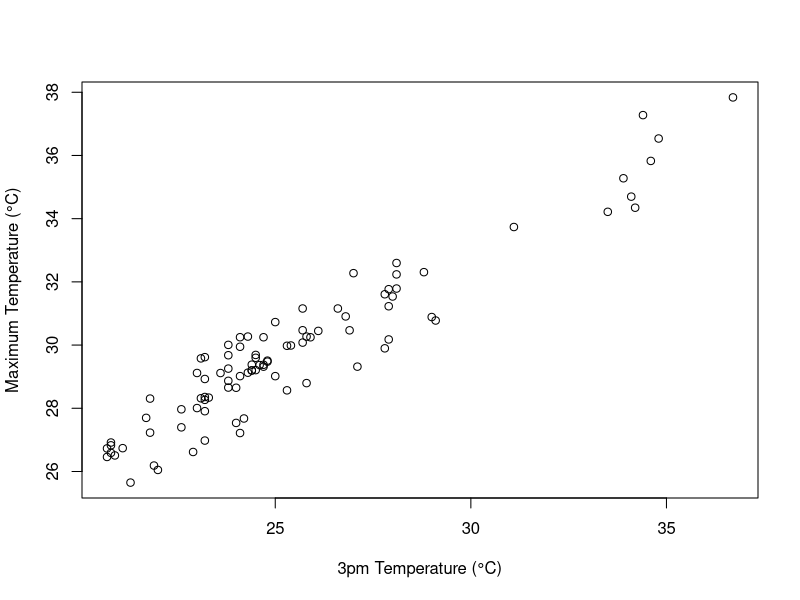
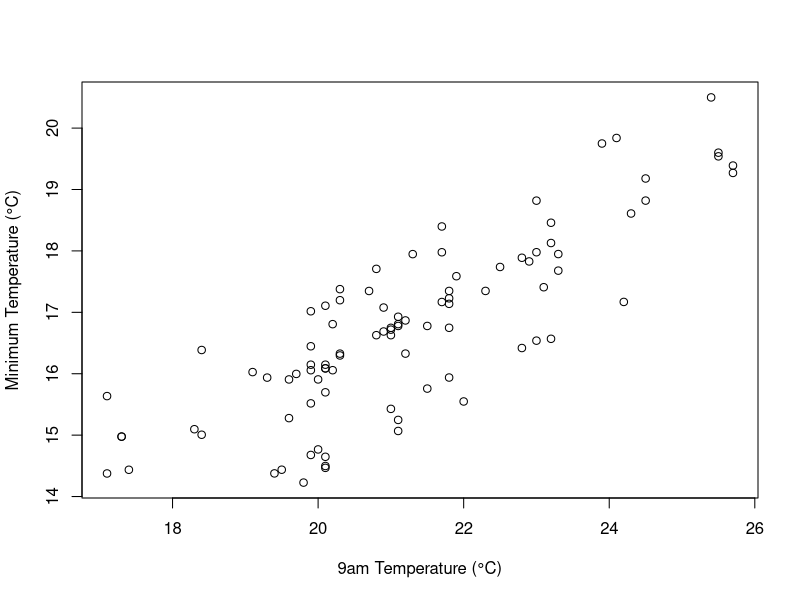
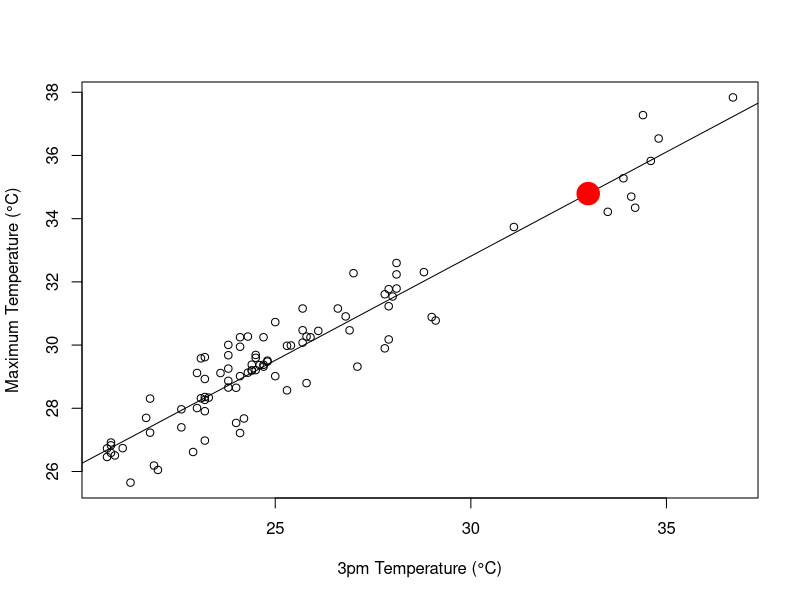
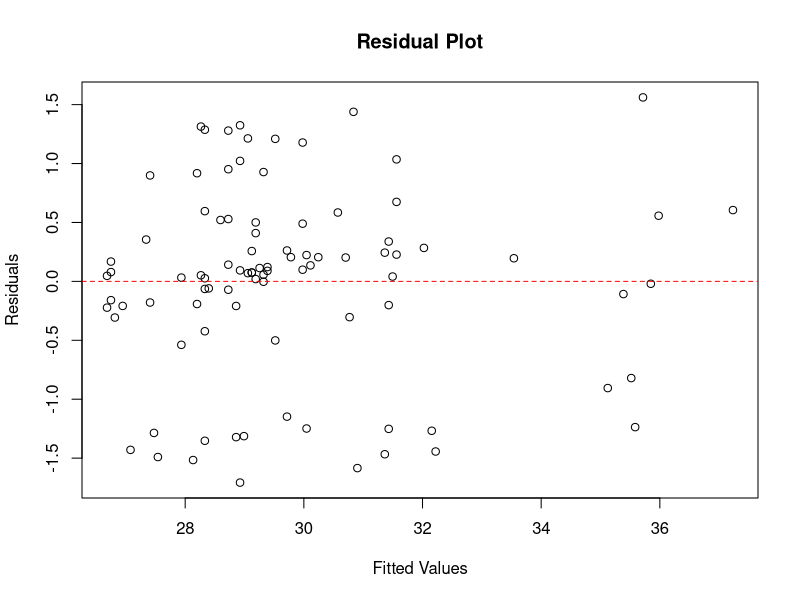
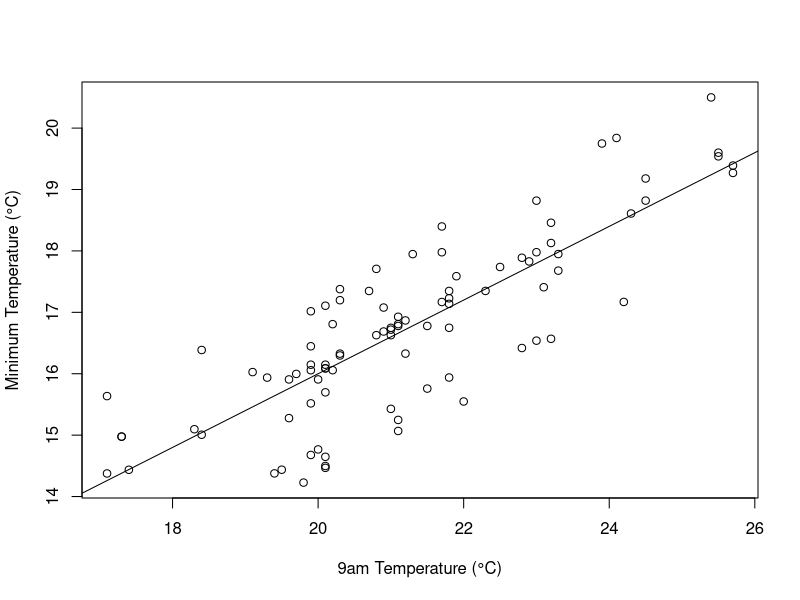
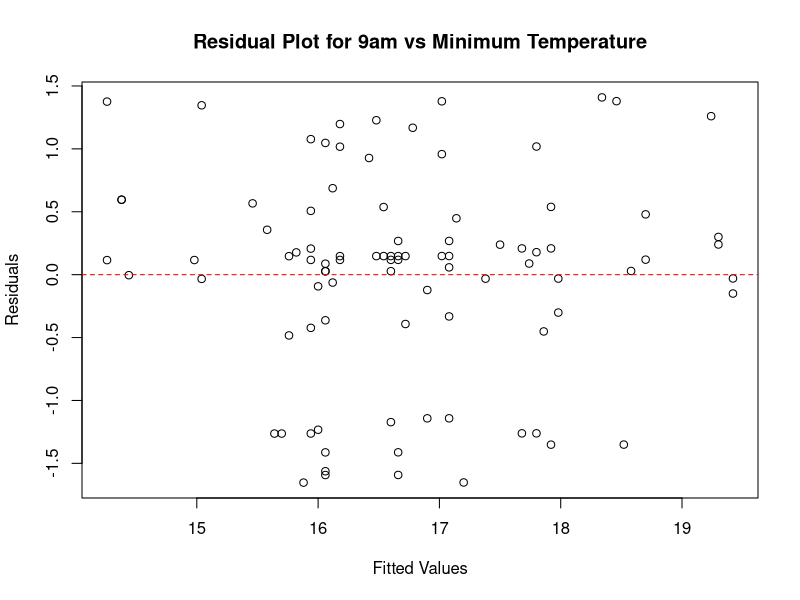

These charts were generated, in order, by the following R code:
## ---- chunk 1
### write your code here. 
data=read.csv("AutumnCleaned.csv", header=T)
## ---- chunk 2
summary(data)
## ---- chunk 3
plot(data$X3pm.temperature, data$Maximum.temperature,
    xlab = "3pm Temperature (°C)",
    ylab = "Maximum Temperature (°C)")
## ---- chunk 4
plot(data$X9am.temperature, data$Minimum.temperature,
    xlab = "9am Temperature (°C)",
    ylab = "Minimum Temperature (°C)")
## ---- chunk 5
### Write your code here
###

## ---- chunk 6
# Build linear model
model <- lm(Maximum.temperature ~ X3pm.temperature, data = data)

# Generate scatter plot
plot(data$X3pm.temperature, data$Maximum.temperature, 
     xlab = "3pm Temperature (°C)", 
     ylab = "Maximum Temperature (°C)")

# Add regression line
abline(model)

# Predict and plot the point
points(33, predict(model, newdata = data.frame(X3pm.temperature = 33)), 
       col="red", cex=3, pch=19)
## ---- chunk 7

## ---- chunk 8
# Generate residual plot
plot(fitted(model), residuals(model),
    xlab = "Fitted Values",
    ylab = "Residuals",
    main = "Residual Plot")

# Add horizontal line at y=0
abline(h = 0, col = "red", lty = 2)
## ---- chunk 9
### Write your code here
## ---- chunk 10

## ---- chunk 11
### Write your code here
# Get R-squared value
r_squared <- summary(model)$r.squared
print(paste("R-squared:", round(r_squared, 4)))

# Convert to percentage
percentage_explained <- r_squared * 100
print(paste("Percentage of variation explained:", round(percentage_explained, 2), "%"))

## ---- chunk 12
### Write your code here
# SSE: Sum of Squared Errors (residuals)
SSE <- sum(residuals(model)^2)
print(paste("SSE (Sum of Squared Errors):", round(SSE, 4)))

# SST: Total Sum of Squares
y_mean <- mean(data$Maximum.temperature)
SST <- sum((data$Maximum.temperature - y_mean)^2)
print(paste("SST (Total Sum of Squares):", round(SST, 4)))

# Verify coefficient of determination formula: 1 - SSE/SST
r_squared_manual <- 1 - SSE/SST
print(paste("R-squared (manual calculation):", round(r_squared_manual, 4)))

# Compare with R's built-in R-squared
r_squared_builtin <- summary(model)$r.squared
print(paste("R-squared (built-in):", round(r_squared_builtin, 4)))
## ---- chunk 13
### Write your code here
# Task 2: Compute coefficient of determination and compare with r^2

# Coefficient of determination using the formula: 1 - SSE/SST
coeff_determination <- 1 - SSE/SST
print(paste("Coefficient of determination (1 - SSE/SST):", round(coeff_determination, 4)))

# Compute correlation coefficient between X3pm.temperature and Maximum.temperature
correlation <- cor(data$X3pm.temperature, data$Maximum.temperature)
print(paste("Correlation coefficient (r):", round(correlation, 4)))

# Compute r^2 (squared correlation coefficient)
r_squared_correlation <- correlation^2
print(paste("r^2 (squared correlation):", round(r_squared_correlation, 4)))

# Compare the two values
print(paste("Do they agree?", round(coeff_determination, 6) == round(r_squared_correlation, 6)))

# Show the difference
difference <- abs(coeff_determination - r_squared_correlation)
print(paste("Difference:", round(difference, 8)))
## ---- chunk 14
### Write your code here
# Build linear model for 9am temperature vs minimum temperature
model2 <- lm(Minimum.temperature ~ X9am.temperature, data = data)

# Generate scatter plot
plot(data$X9am.temperature, data$Minimum.temperature,
     xlab = "9am Temperature (°C)",
     ylab = "Minimum Temperature (°C)")

# Add regression line
abline(model2)

# Generate residual plot
plot(fitted(model2), residuals(model2),
     xlab = "Fitted Values",
     ylab = "Residuals",
     main = "Residual Plot for 9am vs Minimum Temperature")
abline(h = 0, col = "red", lty = 2)

# Get coefficient of determination
r_squared2 <- summary(model2)$r.squared
print(paste("R-squared:", round(r_squared2, 4)))
print(paste("Percentage of variation explained:", round(r_squared2 * 100, 2), "%"))
